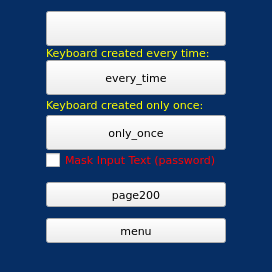
<?xml version="1.0" encoding="UTF-8"?>
<ui version="4.0">
<class>page100</class>
<widget class="QWidget" name="page100">
<property name="geometry">
<rect>
<x>0</x>
<y>0</y>
<width>272</width>
<height>272</height>
</rect>
</property>
<property name="minimumSize">
<size>
<width>272</width>
<height>272</height>
</size>
</property>
<property name="maximumSize">
<size>
<width>800</width>
<height>800</height>
</size>
</property>
<property name="windowTitle">
<string>page100</string>
</property>
<property name="styleSheet">
<string notr="true">QWidget#page100
{
background-color: rgb(6, 46, 100);
}
QLabel {
color : rgb(255, 255, 0);
}
QCheckBox  {
color : red;
}</string>
</property>
<layout class="QVBoxLayout" name="verticalLayout">
<property name="spacing">
<number>0</number>
</property>
<property name="margin">
<number>0</number>
</property>
<item>
<layout class="QGridLayout" name="gridLayout">
<item row="9" column="1">
<spacer name="verticalSpacer_5">
<property name="orientation">
<enum>Qt::Vertical</enum>
</property>
<property name="sizeHint" stdset="0">
<size>
<width>13</width>
<height>13</height>
</size>
</property>
</spacer>
</item>
<item row="8" column="1">
<widget class="ATCMbutton" name="atcmButton_200">
<property name="sizePolicy">
<sizepolicy hsizetype="MinimumExpanding" vsizetype="MinimumExpanding">
<horstretch>0</horstretch>
<verstretch>0</verstretch>
</sizepolicy>
</property>
<property name="minimumSize">
<size>
<width>150</width>
<height>25</height>
</size>
</property>
<property name="maximumSize">
<size>
<width>16777215</width>
<height>60</height>
</size>
</property>
<property name="font">
<font>
<family>DejaVu Sans</family>
<pointsize>8</pointsize>
</font>
</property>
<property name="toolTip">
<string/>
</property>
<property name="whatsThis">
<string>ATCMbutton widget</string>
</property>
<property name="pageName">
<string notr="true">page200</string>
</property>
<property name="statusvar">
<string notr="true"/>
</property>
<property name="viewStatus">
<bool>false</bool>
</property>
<property name="visibilityVar">
<string notr="true"/>
</property>
<property name="text">
<string>page200</string>
</property>
<property name="pressText">
<string>page200</string>
</property>
<property name="borderWidth">
<number>0</number>
</property>
<property name="borderRadius">
<number>0</number>
</property>
<property name="apparence">
<enum>QFrame::Raised</enum>
</property>
</widget>
</item>
<item row="2" column="1">
<widget class="QLabel" name="label">
<property name="font">
<font>
<family>DejaVu Sans</family>
<pointsize>8</pointsize>
</font>
</property>
<property name="text">
<string>Keyboard created every time:</string>
</property>
</widget>
</item>
<item row="10" column="1">
<widget class="ATCMbutton" name="atcmButton_menu">
<property name="sizePolicy">
<sizepolicy hsizetype="MinimumExpanding" vsizetype="MinimumExpanding">
<horstretch>0</horstretch>
<verstretch>0</verstretch>
</sizepolicy>
</property>
<property name="minimumSize">
<size>
<width>150</width>
<height>25</height>
</size>
</property>
<property name="maximumSize">
<size>
<width>16777215</width>
<height>60</height>
</size>
</property>
<property name="font">
<font>
<family>DejaVu Sans</family>
<pointsize>8</pointsize>
</font>
</property>
<property name="toolTip">
<string/>
</property>
<property name="whatsThis">
<string>ATCMbutton widget</string>
</property>
<property name="pageName">
<string notr="true">menu</string>
</property>
<property name="statusvar">
<string notr="true"/>
</property>
<property name="viewStatus">
<bool>false</bool>
</property>
<property name="visibilityVar">
<string notr="true"/>
</property>
<property name="text">
<string>menu</string>
</property>
<property name="pressText">
<string>menu</string>
</property>
<property name="borderWidth">
<number>0</number>
</property>
<property name="borderRadius">
<number>0</number>
</property>
<property name="apparence">
<enum>QFrame::Raised</enum>
</property>
</widget>
</item>
<item row="5" column="1">
<widget class="QPushButton" name="pushButtonOnce">
<property name="sizePolicy">
<sizepolicy hsizetype="MinimumExpanding" vsizetype="MinimumExpanding">
<horstretch>0</horstretch>
<verstretch>0</verstretch>
</sizepolicy>
</property>
<property name="minimumSize">
<size>
<width>180</width>
<height>35</height>
</size>
</property>
<property name="maximumSize">
<size>
<width>800</width>
<height>60</height>
</size>
</property>
<property name="font">
<font>
<family>DejaVu Sans</family>
<pointsize>8</pointsize>
</font>
</property>
<property name="focusPolicy">
<enum>Qt::NoFocus</enum>
</property>
<property name="text">
<string>only_once</string>
</property>
</widget>
</item>
<item row="1" column="1">
<widget class="ATCMlabel" name="atcmLabel">
<property name="sizePolicy">
<sizepolicy hsizetype="MinimumExpanding" vsizetype="MinimumExpanding">
<horstretch>0</horstretch>
<verstretch>0</verstretch>
</sizepolicy>
</property>
<property name="minimumSize">
<size>
<width>150</width>
<height>35</height>
</size>
</property>
<property name="maximumSize">
<size>
<width>16777215</width>
<height>60</height>
</size>
</property>
<property name="font">
<font>
<family>DejaVu Sans</family>
<pointsize>8</pointsize>
</font>
</property>
<property name="toolTip">
<string>myInt</string>
</property>
<property name="whatsThis">
<string>ATCMlabel widget</string>
</property>
<property name="variable">
<string>myInt</string>
</property>
<property name="refresh">
<number>200</number>
</property>
<property name="max">
<string notr="true">100</string>
</property>
<property name="min">
<string notr="true">-100</string>
</property>
<property name="viewStatus">
<bool>false</bool>
</property>
<property name="visibilityVar">
<string/>
</property>
<property name="borderWidth">
<number>1</number>
</property>
<property name="borderRadius">
<number>0</number>
</property>
<property name="format">
<enum>ATCMlabel::Dec</enum>
</property>
</widget>
</item>
<item row="3" column="0">
<spacer name="horizontalSpacer_3">
<property name="orientation">
<enum>Qt::Horizontal</enum>
</property>
<property name="sizeHint" stdset="0">
<size>
<width>13</width>
<height>20</height>
</size>
</property>
</spacer>
</item>
<item row="0" column="1">
<spacer name="verticalSpacer">
<property name="orientation">
<enum>Qt::Vertical</enum>
</property>
<property name="sizeHint" stdset="0">
<size>
<width>13</width>
<height>13</height>
</size>
</property>
</spacer>
</item>
<item row="4" column="1">
<widget class="QLabel" name="label_2">
<property name="font">
<font>
<family>DejaVu Sans</family>
<pointsize>8</pointsize>
</font>
</property>
<property name="text">
<string>Keyboard created only once:</string>
</property>
</widget>
</item>
<item row="3" column="1">
<widget class="QPushButton" name="pushButtonEveryTime">
<property name="sizePolicy">
<sizepolicy hsizetype="MinimumExpanding" vsizetype="MinimumExpanding">
<horstretch>0</horstretch>
<verstretch>0</verstretch>
</sizepolicy>
</property>
<property name="minimumSize">
<size>
<width>180</width>
<height>35</height>
</size>
</property>
<property name="maximumSize">
<size>
<width>800</width>
<height>60</height>
</size>
</property>
<property name="font">
<font>
<family>DejaVu Sans</family>
<pointsize>8</pointsize>
</font>
</property>
<property name="focusPolicy">
<enum>Qt::NoFocus</enum>
</property>
<property name="text">
<string>every_time</string>
</property>
</widget>
</item>
<item row="11" column="1">
<spacer name="verticalSpacer_4">
<property name="orientation">
<enum>Qt::Vertical</enum>
</property>
<property name="sizeHint" stdset="0">
<size>
<width>13</width>
<height>30</height>
</size>
</property>
</spacer>
</item>
<item row="7" column="1">
<spacer name="verticalSpacer_3">
<property name="orientation">
<enum>Qt::Vertical</enum>
</property>
<property name="sizeHint" stdset="0">
<size>
<width>13</width>
<height>13</height>
</size>
</property>
</spacer>
</item>
<item row="4" column="2">
<spacer name="horizontalSpacer_4">
<property name="orientation">
<enum>Qt::Horizontal</enum>
</property>
<property name="sizeHint" stdset="0">
<size>
<width>13</width>
<height>20</height>
</size>
</property>
</spacer>
</item>
<item row="6" column="1">
<widget class="QCheckBox" name="chkMaskedText">
<property name="text">
<string>Mask Input Text (password)</string>
</property>
<property name="font">
 <font>
  <family>DejaVu Sans</family>
  <pointsize>8</pointsize>
 </font>
</property>
</widget>
</item>
</layout>
</item>
</layout>
</widget>
<customwidgets>
<customwidget>
<class>ATCMbutton</class>
<extends>QPushButton</extends>
<header>atcmplugin.h</header>
</customwidget>
<customwidget>
<class>ATCMlabel</class>
<extends>QPushButton</extends>
<header>atcmplugin.h</header>
</customwidget>
</customwidgets>
<resources/>
<connections>
<connection>
<sender>atcmButton_menu</sender>
<signal>newPage(const char*,bool)</signal>
<receiver>page100</receiver>
<slot>goto_page(const char*,bool)</slot>
<hints>
<hint type="sourcelabel">
<x>20</x>
<y>20</y>
</hint>
<hint type="destinationlabel">
<x>20</x>
<y>20</y>
</hint>
</hints>
</connection>
<connection>
<sender>atcmButton_200</sender>
<signal>newPage(const char*,bool)</signal>
<receiver>page100</receiver>
<slot>goto_page(const char*,bool)</slot>
<hints>
<hint type="sourcelabel">
<x>20</x>
<y>20</y>
</hint>
<hint type="destinationlabel">
<x>20</x>
<y>20</y>
</hint>
</hints>
</connection>
</connections>
<slots>
<slot>goto_page(const char*,bool)</slot>
</slots>
</ui>
